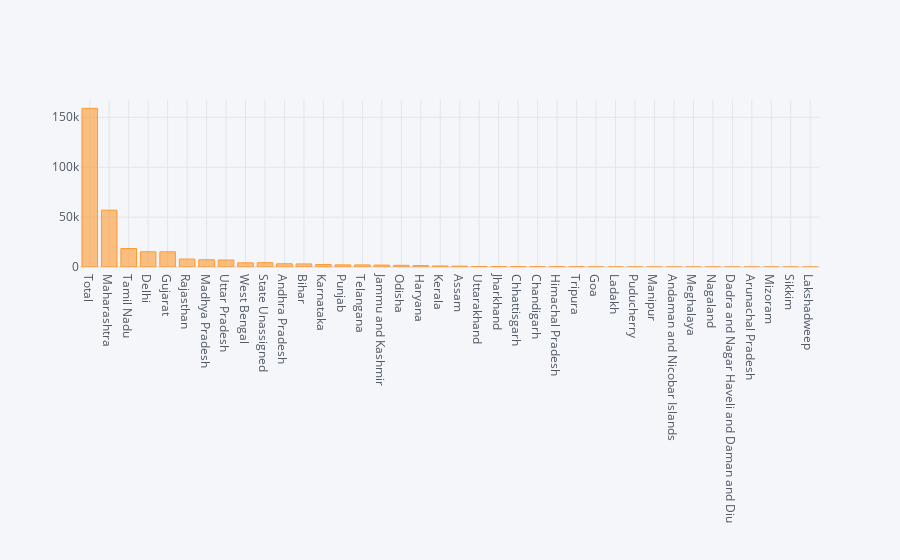

Source (notebook cell):
### Markdown cell above
# Graphical Representation (Plotly Visualisation)

### Code cell
df.iplot(kind='bar',x="State",y="Confirmed")

### Figure 1 — Plotly figure (JSON) as saved in the notebook; plotly's stock layout.template omitted (floating-point values rounded to 4 significant figures)
{"data": [{"marker": {"color": "rgba(255, 153, 51, 0.6)", "line": {"color": "rgba(255, 153, 51, 1.0)", "width": 1}}, "name": "Confirmed", "orientation": "v", "text": "", "type": "bar", "x": ["Total", "Maharashtra", "Tamil Nadu", "Delhi", "Gujarat", "Rajasthan", "Madhya Pradesh", "Uttar Pradesh", "West Bengal", "State Unassigned", "Andhra Pradesh", "Bihar", "Karnataka", "Punjab", "Telangana", "Jammu and Kashmir", "Odisha", "Haryana", "Kerala", "Assam", "Uttarakhand", "Jharkhand", "Chhattisgarh", "Chandigarh", "Himachal Pradesh", "Tripura", "Goa", "Ladakh", "Puducherry", "Manipur", "Andaman and Nicobar Islands", "Meghalaya", "Nagaland", "Dadra and Nagar Haveli and Daman and Diu", "Arunachal Pradesh", "Mizoram", "Sikkim", "Lakshadweep"], "y": [158959, 56948, 18545, 15257, 15205, 7947, 7261, 6991, 4192, 4332, 3245, 3090, 2493, 2139, 2098, 1921, 1660, 1381, 1004, 832, 493, 462, 364, 289, 276, 242, 68, 54, 49, 44, 33, 20, 18, 2, 2, 1, 1, 0]}], "layout": {"legend": {"bgcolor": "#F5F6F9", "font": {"color": "#4D5663"}}, "paper_bgcolor": "#F5F6F9", "plot_bgcolor": "#F5F6F9", "title": {"font": {"color": "#4D5663"}}, "xaxis": {"gridcolor": "#E1E5ED", "showgrid": true, "tickfont": {"color": "#4D5663"}, "title": {"font": {"color": "#4D5663"}, "text": ""}, "zerolinecolor": "#E1E5ED"}, "yaxis": {"gridcolor": "#E1E5ED", "showgrid": true, "tickfont": {"color": "#4D5663"}, "title": {"font": {"color": "#4D5663"}, "text": ""}, "zerolinecolor": "#E1E5ED"}}}
